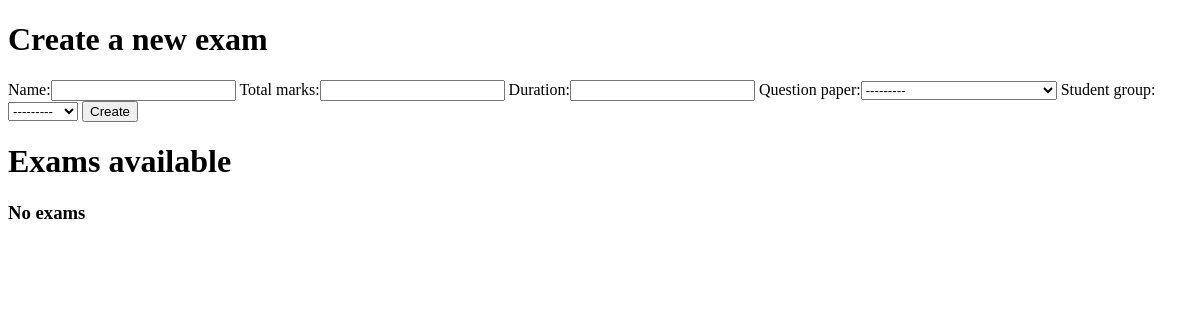
/prof/exams, run on an earlier commit of the app's database.
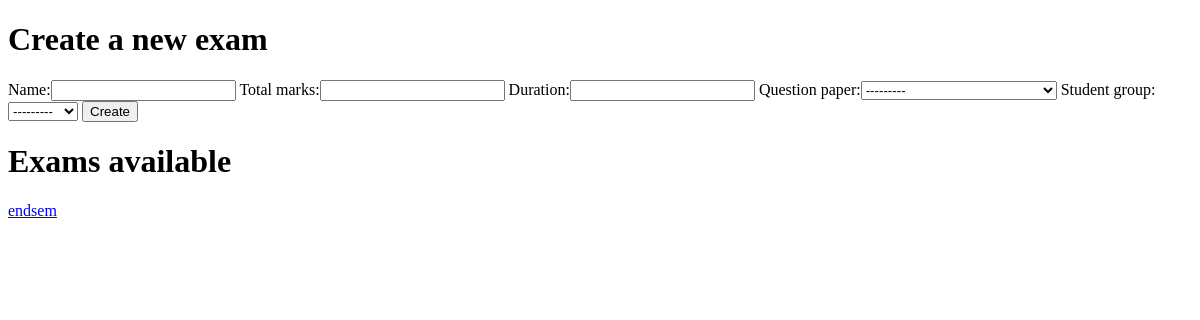
And on a later commit of the database.
### prof/models.py (models this page shows)
class Exam_Model(models.Model):
    name = models.CharField(max_length=50)
    total_marks = models.IntegerField()
    duration = models.IntegerField()
    question_paper = models.ForeignKey(Question_Paper,on_delete=models.CASCADE)
    student_group = models.ForeignKey(Special_Students,on_delete=models.CASCADE)
    def __str__(self):
        return self.name

### prof/views.py (the view)
# urls.py: path('exams', views.view_exams, name='view_exams'),
def view_exams(request):
    if request.method == 'POST':
        form = ExamForm(request.POST)
        if form.is_valid():
            form.save()
    return render(request, 'prof/view_exams.html',{
        'exams': Exam_Model.objects.all(), 'examform': ExamForm()
    })

### prof/models.py
class ExamForm(ModelForm):
    class Meta:
        model = Exam_Model
        fields = '__all__'

### prof/models.py (called while the page is built)
    def __str__(self):
        return f' Question Paper Title :- {self.qPaperTitle}\n'

    def __str__(self):
        return self.category_name

### prof/templates/prof/view_exams.html (shortened to what this page needs)
<!DOCTYPE html>
<html lang="en">
<head>
</head>
<body>
    <div>
        <h1>Create a new exam</h1>
        <form method="POST">
            {{ examform }}
            <input type="submit" value="Create">
        </form>
    </div>
    <h1>Exams available</h1>
        {% for t in exams %}
            <a href="{% url 'prof:view_exam' t.id %}">{{ t }}</a><br>
            {% empty %}
            <h3>No exams</h3>
        {% endfor %}
</body>
</html>

What changed in the data, as far as the page shows it:
added Exam_Model: name "endsem"
Also different on the page:
text no longer shown: "No exams"
